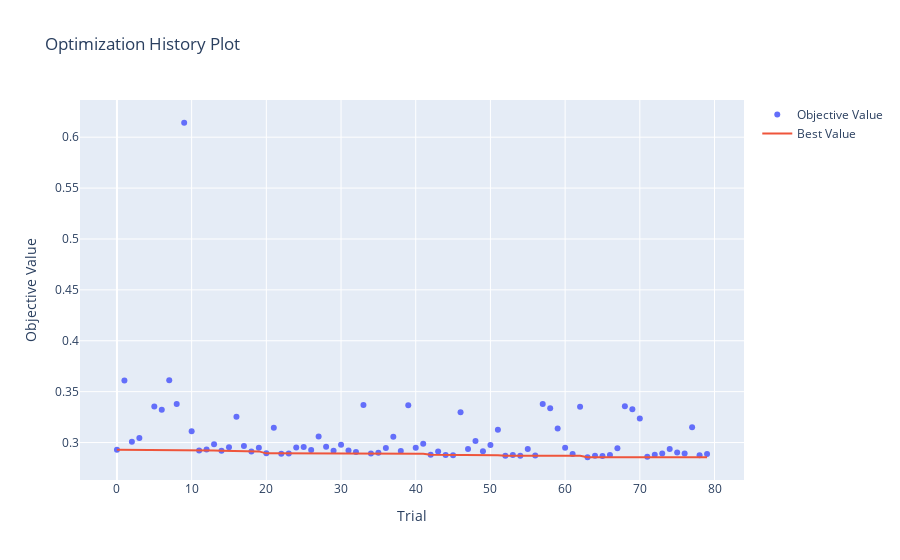
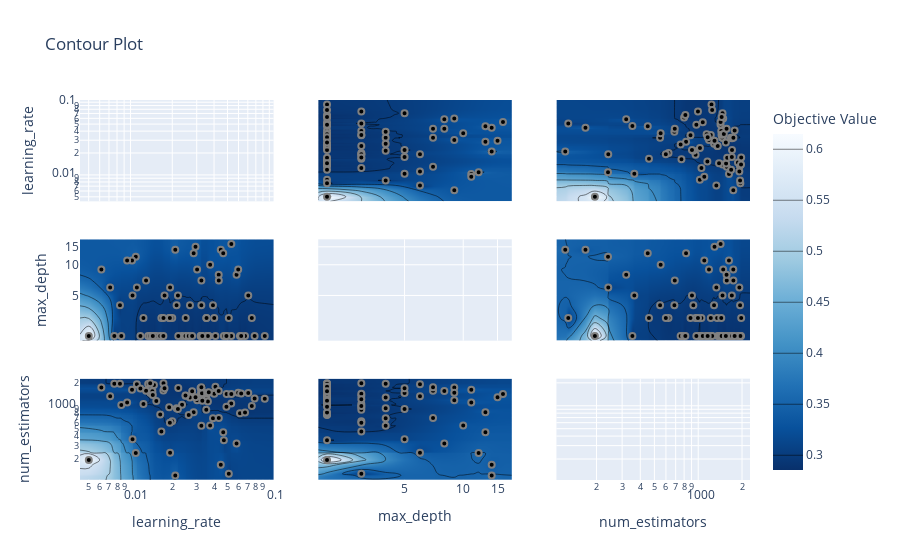
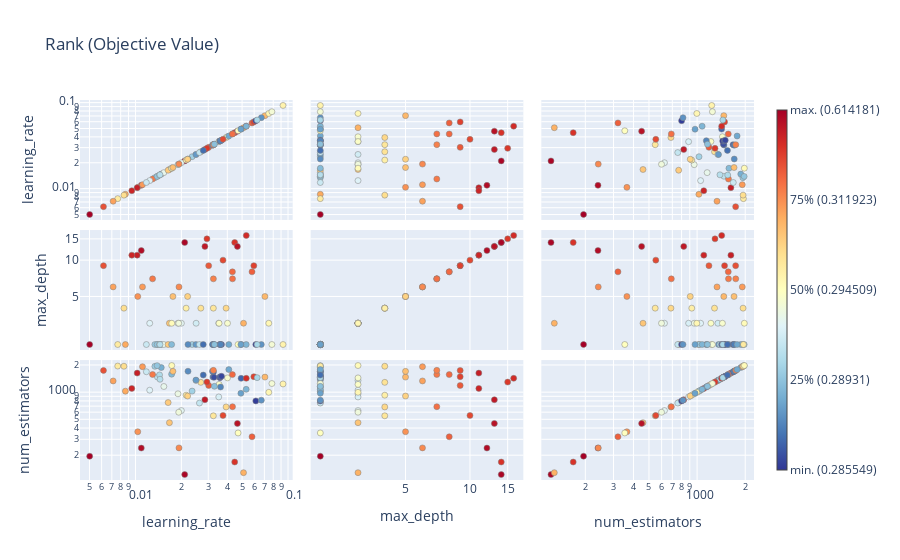
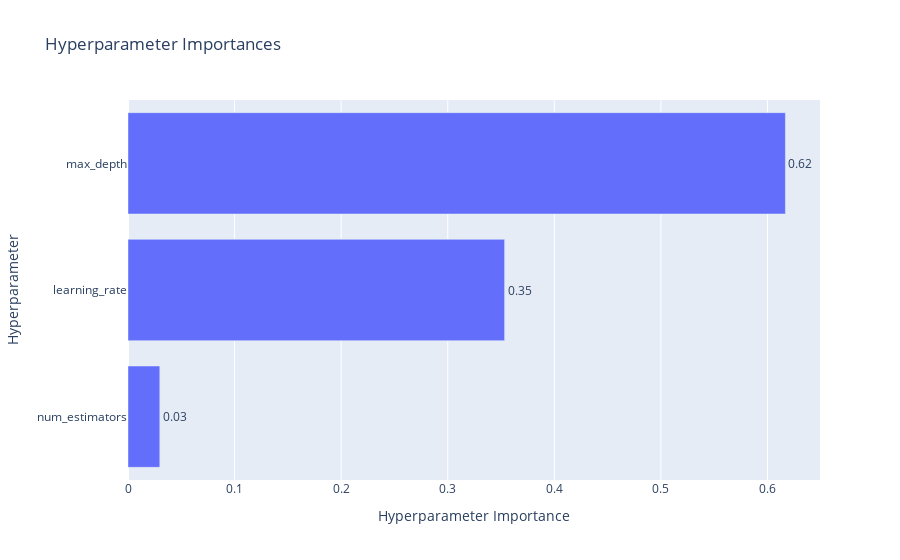

Source (notebook cell) for these figures, in order:
### Code cell
optimization_plots(study_xgb)
